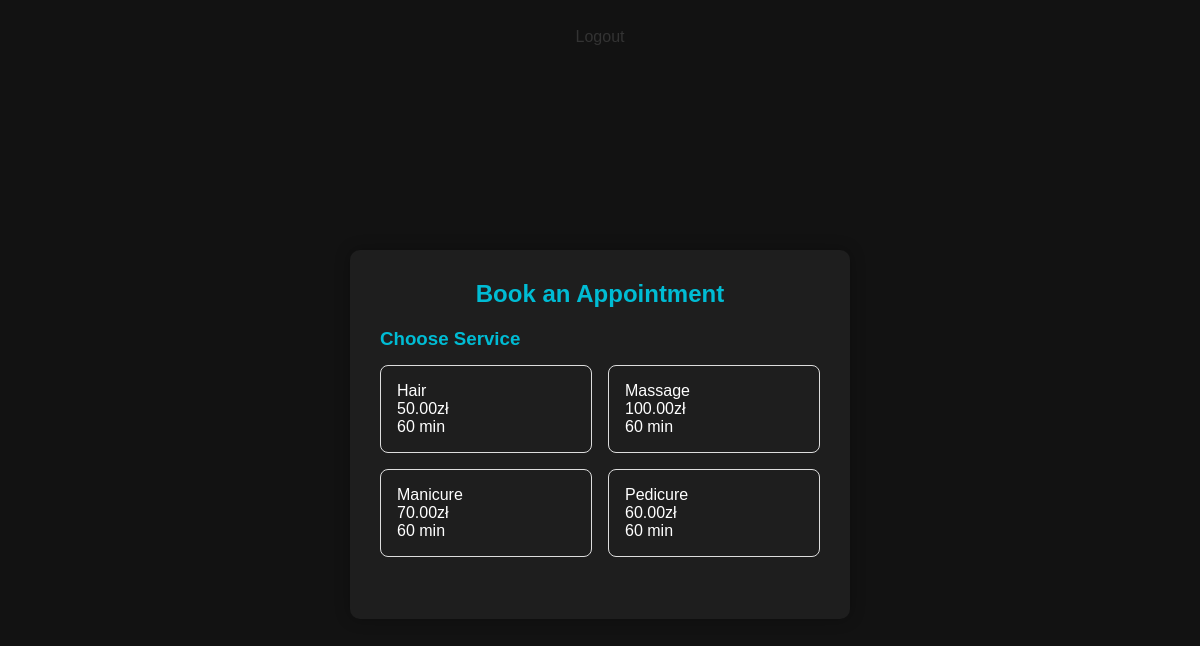
Screenshot of /home/ (signed in) with the database file from the repository.
### terminal/models.py (models this page shows, shortened)
class Service(models.Model):
    name = models.CharField(max_length=100)
    price = models.DecimalField(max_digits=10, decimal_places=2)
    description = models.TextField(blank=True, null=True)
    workers = models.ManyToManyField(MyUser, related_name='services', blank=True)
    duration = models.IntegerField(default=60, help_text="Duration in minutes")

### terminal/views.py (the view)
# urls.py: 2. Add a URL to urlpatterns:  path('', views.home, name='home')
@login_required
def home(request):
    services = Service.objects.all()
    user = request.user
    appointments = Appointment.objects.filter(user=user).order_by('day','time')
    today = datetime.now()
    available_dates = []
    for i in range(15):
        current_date = today + timedelta(days=i)
        available_dates.append({
            'day': current_date.day,
            'weekday': current_date.strftime('%a'),
            'value': current_date.strftime('%Y-%m-%d'),
            'today': i == 0
        })
    context = {
        'services': services,
        'times': TIME_CHOICES,
        'today': today.date(),
        'appointments': appointments,
        'available_dates': available_dates,
    }
    return render(request, 'terminal/terminal.html', context)

### terminal/templates/terminal/terminal.html (shortened to what this page needs)
{% extends 'terminal/base.html' %}
{% block content %}
<div class="auth-container">
    <div class="auth-form booking-form">
        <h2>Book an Appointment</h2>
        <div class="service-selection">
            <h3>Choose Service</h3>
            <div class="service-grid">
                {% for service in services %}
                    <div class="service-card" data-service-id="{{ service.id }}" data-duration="{{ service.duration }}">
                        <div class="service-name">{{ service.name }}</div>
                        <div class="service-price">{{ service.price }}zł</div>
                        <div class="service-duration">{{ service.duration }} min</div>
                    </div>
                {% endfor %}
            </div>
        </div>
    </div>
</div>
{% endblock %}

### terminal/static/css/style.css (style rules this page uses)
* { margin: 0; padding: 0; box-sizing: border-box; }
body { font-family: Arial, sans-serif; background-color: #121212; color: #fff; min-height: 100vh; padding: 20px; }
.auth-container { display: flex; flex-wrap: wrap; flex-direction: column-reverse; justify-content: center; align-items: center; min-height: calc(100vh - 40px); padding: 20px; background-color: #121212; }
.auth-form { background-color: #1e1e1e; padding: 30px; border-radius: 10px; box-shadow: 0 0 15px rgba(0,0,0,0.3); width: 100%; max-width: 400px; }
.auth-form h2 { color: #00bcd4; margin-bottom: 20px; text-align: center; }
.auth-form.booking-form { max-width: 500px; }
.service-grid { display: grid; grid-template-columns: repeat(auto-fill, minmax(200px, 1fr)); gap: 1rem; margin-bottom: 2rem; }
.service-card { padding: 1rem; border: 1px solid #ddd; border-radius: 8px; cursor: pointer; transition: all 0.3s ease; }
.date-selection h3, .time-selection h3, .service-selection h3 { color: #00bcd4; margin-bottom: 15px; }

### rows the page displays
Service: name "Hair", price "50.00", duration "60"
Service: name "Massage", price "100.00", duration "60"
Service: name "Manicure", price "70.00", duration "60"
Service: name "Pedicure", price "60.00", duration "60"
